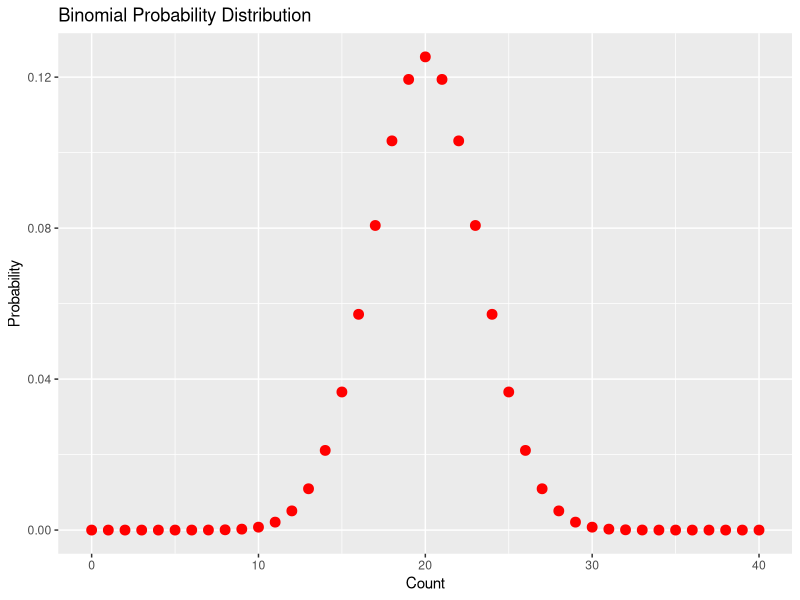
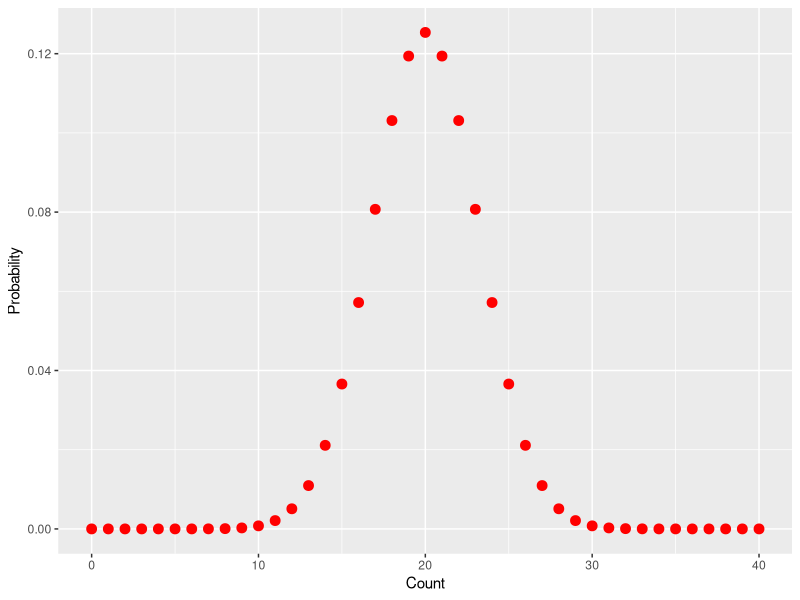

These charts were generated, in order, by the following R code:
# Draw the binomial probability mass function.
library(ggplot2)


#a <- 0.5
p <- 0.5
n <- 40
x <- seq(0,n,1)
i <- seq(0,n,1)
maxprob<- 0.2
y <- dbinom(x,size=n, prob=p, log=FALSE)

B <- matrix(c(x,y), nrow=length(x),ncol=2)
C <-data.frame(B)


# graphics margins:
margins<-c(4.5,4.5,1,2)


#png(filename="binomialdistribution.png", width=5, height=5, units="in", pointsize=10, bg="white", res=300, type="quartz")
#plot(x, y, type = "l", ylim = c(0,maxprob), lwd = 2, xlab="X value", ylab="Probability of event occurrence")
# polygon(c(i),y, density=5, angle=45)
#polygon(c(i),y, col="darkblue")
#dev.off()


#png(filename="binomialdistribution_simple.png", width=5, height=5, units="in", pointsize=10, bg="white", res=300, type="quartz")
#par(mar=margins)
#plot(x, y, type = "l", ylim = c(0,maxprob), lwd = 2, xlab="X value", ylab="Probability of event occurrence")
# polygon(c(i),dbinom(x,size=n,prob=p, log=FALSE), density=5, angle=45)
#polygon(c(i),dbinom(x,size=n,prob=p, log=FALSE), col="darkblue")

#dev.off()

png(filename="binomialdistribution.png", width=5, height=5, units="in", pointsize=10, bg="white", res=300, type="quartz")

ggplot(data=C, aes(x=x,y=y)) + 
  geom_point(color="red", size=3) + 
  labs(title="Binomial Probability Distribution", x="Count", y="Probability") 

dev.off()

png(filename="binomialdistributionnolabels.png", width=5, height=5, units="in", pointsize=10, bg="white", res=300, type="quartz")

bb<- ggplot(data=C, aes(x=x,y=y)) + 
  geom_point(color="red", size=3) + 
  labs(x="Count", y="Probability")
bb

dev.off()